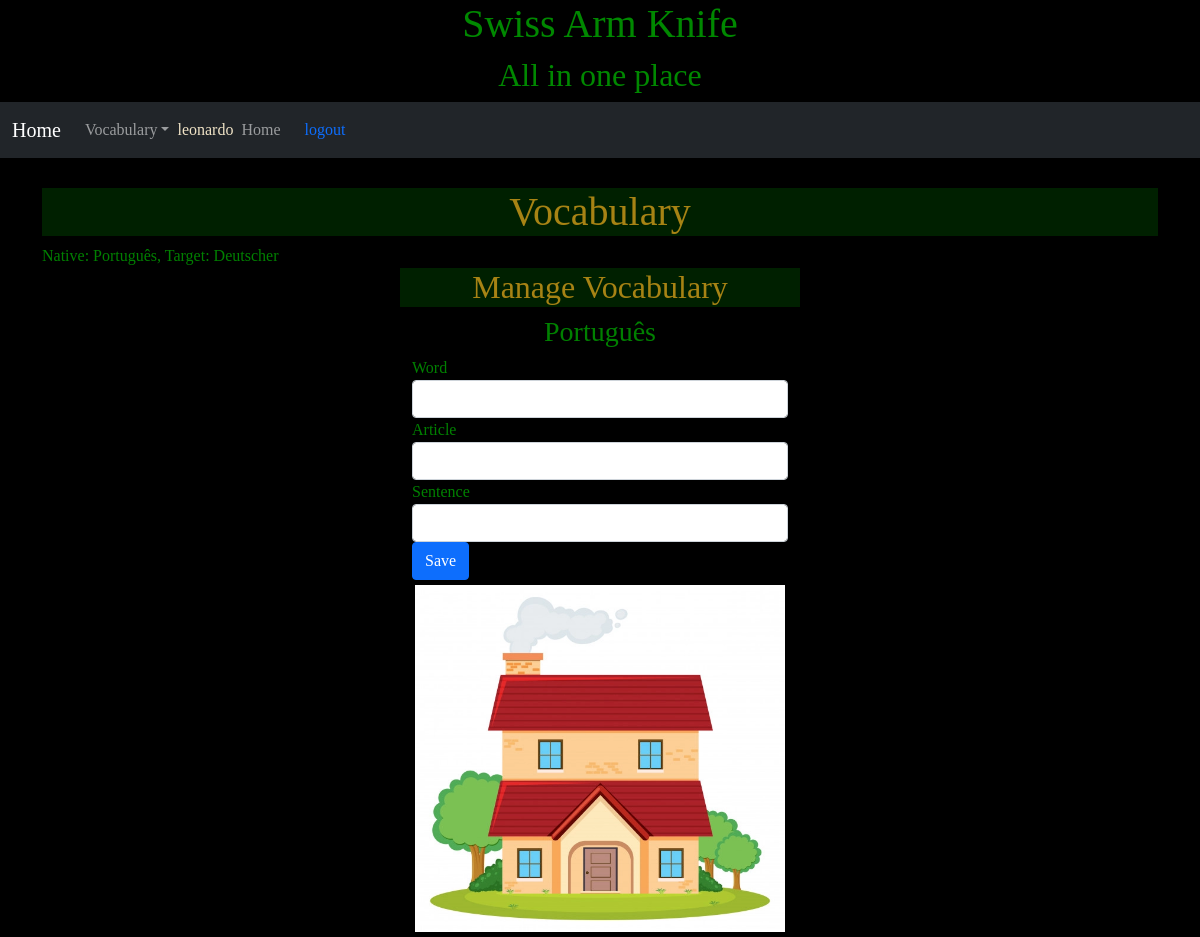
Screenshot of /vocabulary/1/native/new (signed in) with the database file from the repository.
### vocabulary/models.py (models this page shows, shortened)
class Default(models.Model):
    user   = models.ForeignKey(settings.AUTH_USER_MODEL, verbose_name='Usuário', on_delete=models.CASCADE, unique=True)
    target_language = models.ForeignKey(Language, verbose_name='Target Language', related_name = 'target_language_id', on_delete=models.CASCADE, blank=True, null=True)
    native_language = models.ForeignKey(Language, verbose_name='Native Language', related_name = 'native_language_id', on_delete=models.CASCADE, blank=True, null=True)
    created = models.DateTimeField('Created', auto_now_add=True, null=True)
    modified = models.DateTimeField('Modified', auto_now=True, null=True)
    class Meta:
        verbose_name        = 'Default'
        verbose_name_plural = 'Defaults'

class Language (models.Model):
    name = models.CharField('name', max_length=500, unique = True)
    created = models.DateTimeField('Created', auto_now_add=True, null=True)
    modified = models.DateTimeField('Modified', auto_now=True, null=True)
    class Meta:
        verbose_name        = 'Language'
        verbose_name_plural = 'Languages'
    def __str__(self):
        return self.name

class Image (models.Model):
    user   = models.ForeignKey(settings.AUTH_USER_MODEL, verbose_name='Usuário', on_delete=models.CASCADE)
    image  = models.ImageField('Image', upload_to='images/', max_length=500, null=True, blank=True)
    created = models.DateTimeField('Created', auto_now_add=True)
    modified = models.DateTimeField('Modified', auto_now=True)
    class Meta:
        verbose_name        = 'Image'
        verbose_name_plural = 'Images'
    def get_image_url(self):
        try:
            return self.image.url
        except ValueError:
            return ""
        except ApiError as e:
            traceback.print_exc()
            return "/static/images/generic-avatar.png"
    def __str__(self):
        try:
            default = Default.objects.get(user=self.user)
            imageWords = ImageWord.objects.filter(user=self.user, image=self, word__language=default.target_language)
            result = ''
            if (len(imageWords) > 0):
                for word in imageWords:
                    if (not result == ''): result += ', '
                    result += str(word)
                return result
        except Default.DoesNotExist:
            pass
        return super(Image, self).__str__()

### vocabulary/views.py (the view, shortened to what this page needs)
# urls.py: path('<int:imagepk>/<slug:targetnative>/new', WordWordImageCreateView.as_view(),name='new'),
class WordWordImageCreateView(LoginRequiredMixin, CreateView, VocabularyBase):
    template_name = 'vocabulary/new.html'
    model         = Word
    fields        = ['word', 'article','sentence']
    success_url   = reverse_lazy('vocabulary:vocabularylist')
    def get_context_data(self, **kwargs):
        context = self.setDefaultContext(self.request, super(self.__class__, self).get_context_data(**kwargs))
        context['image'] = get_object_or_404(Image, pk=self.kwargs['imagepk'])
        if ('targetnative' in self.kwargs and self.kwargs['targetnative']=='target'):
            context['language'] = self.default.target_language
        else:
            context['language'] = self.default.native_language
        return context

### vocabulary/models.py (called while the page is built)
    def __str__(self):
        return self.word

    def __str__(self):
        return str(self.word)

### vocabulary/views.py (called while the page is built)
    def loadBase(self, request):
        if (not hasattr(self, 'default') or not hasattr(self, 'nativeWords') or not hasattr(self, 'targetWords')):
            self.default = Default.objects.get(user = self.request.user)
            self.nativeWords = Word.objects.filter(user = self.request.user, language = self.default.native_language)
            self.targetWords = Word.objects.filter(user = self.request.user, language = self.default.target_language)

    def setDefaultContext(self, request, context):
        self.loadBase(request);
        context['default']     = self.default
        context['nativeWords'] = self.nativeWords
        context['targetWords'] = self.targetWords
        return context;

### vocabulary/templates/vocabulary/new.html (shortened to what this page needs)
{% extends 'vocabulary/base.html' %}
{% load widget_tweaks %}
{% block vocabulary %}
<div class="defaultwidth">
  <header>
      <h2>Manage Vocabulary</h2>
  </header>
  <main class="container">
      <h3>{{language}}</h3>
      <form class="form-horizontal" method="post" enctype="multipart/form-data">
          <fieldset>
            {% for field in form %}
              <div class="form-group{% if field.errors %} has-error {% endif %}">
                <label for="{{ field.auto_id }}" class="control-label">{{ field.label }}</label>
                <div class="">
                  {% render_field field class="form-control" %}
                </div>
              </div>
            {% endfor %}
              <div class="form-group">
                <div class="">
                  <button type="submit" class="btn btn-primary">Save</button>
                </div>
              </div>
          </fieldset>
      </form>
  </main>
  <aside class="defaultwidth">
    {% if image %}
      <img class="img" src="{{image.get_image_url}}" alt="{{image}}">
    {% endif %}
  </aside>
</div>
{% endblock %}

### vocabulary/templates/vocabulary/base.html (shortened to what this page needs)
{% extends 'base.html' %}
{% load static %}
{% load widget_tweaks %}
{% block content %}
<link rel="stylesheet" href="{% static 'style/vocabulary_style.css' %}" />
  <header>
    <h1>Vocabulary</h1>
  </header>
  <section>
    {% block session %}
     Native: {{default.native_language}}, Target: {{default.target_language}}
    {% endblock %}
  </section>
  <main>
    {% block vocabulary %}
    {% endblock %}
  </main>
{% endblock %}

### base/templates/base.html (shortened to what this page needs)
{% load static %}
<!DOCTYPE html>
<html lang="pt-br">
<head>
     <link href="https://cdn.jsdelivr.net/npm/bootstrap@5.0.1/dist/css/bootstrap.min.css" rel="stylesheet">
 <link rel="stylesheet" href="{% static 'style/style.css' %}" />
</head>
<body>
<div class="jumbotron text-center" style="margin-bottom:0">
 <h1>Swiss Arm Knife</h1>
 <h2>All in one place</h2>
</div>
<nav class="navbar navbar-expand-lg navbar-dark bg-dark">
  <div class="container-fluid">
    <a class="navbar-brand" href="{% url 'index' %}">Home</a>
    <div class="collapse navbar-collapse" id="navbarNavDarkDropdown">
      <ul class="navbar-nav">
        <li class="nav-item dropdown">
          <a class="nav-link dropdown-toggle dropdown-toggle-split" href="{% url 'vocabulary:index' %}" id="navbarDarkDropdownMenuLink" role="button" data-bs-toggle="dropdown" aria-expanded="false">
            Vocabulary
          </a>
        </li>
      </ul>
      <div class="nav-item">
         {% if user.is_authenticated %}
           <span class="nav-brand glyphicon glyphicon-log-in">{{user}}</span>
       </div>
       <div class="">
         <ul class="navbar-nav">
           <li class="nav-item">
             <a class="nav-link" href="{% url 'index' %}">Home</a>
           </li>
         </ul>
       </div>
       <div class="nav-item">
           <a id="logout" class="nav-link" href="{% url 'access:logout' %}">logout</a>
         {% else %}
           <a id="login" class="nav-link" href="{% url 'access:login' %}">login</a>
       </div>
       <div class="nav-item">
           <a id="novousuario" class="nav-link" href="">New user</a>
         {% endif %}
       </div>
    </div>
  </div>
</nav>
<div class="container margin-top" style="margin-top:30px">
{% block content %}
{% endblock %}
</div>
</body>
</html>

### base/static/style/style.css (style rules this page uses)
body { background-color: black; color: green; font-family: comic; }
body a { color: #690500; }
.jumbotron { background-image: url('../images/background.jpg'); background-repeat: no-repeat; background-size: contain; background-position: right; background-color: black; color: #008800; text-shadow: 2px 2px 1px #000000, -2px -2px 1px #000000; }
nav { background-color: #002000; color: #f0e3c6; }
nav a { color: #56a3a6; }
header { background-color: #002000; color: #a78314; }
header h1, h2, h3 { text-align: center; }

### base/static/style/vocabulary_style.css (style rules this page uses)
.defaultwidth { width:100%; max-width: 400px; margin-left: auto; margin-right: auto; }
.img { display: block; padding: 5px; width: 95%; margin-left: auto; margin-right: auto; }

### rows the page displays
Default: native_language "Português", target_language "Deutscher"
Language: name "Português"
Image: get_image_url (picture)

### other values shown
{{ user }} "leonardo"
{{ field.label }} "Word" "Article" "Sentence"
